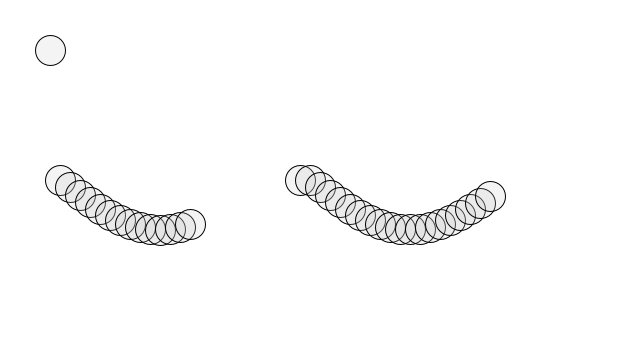
Frame 1 (no input)
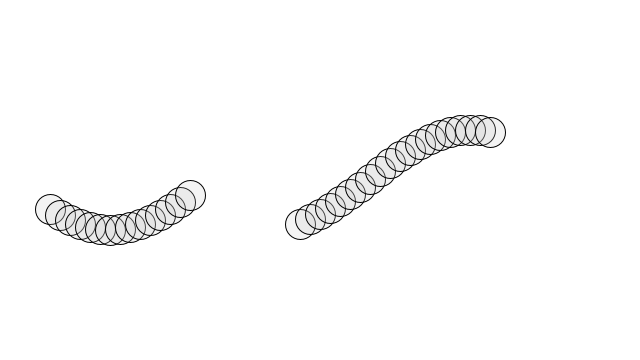
Frame 60 (the mouse pressed at the canvas centre just before this capture)
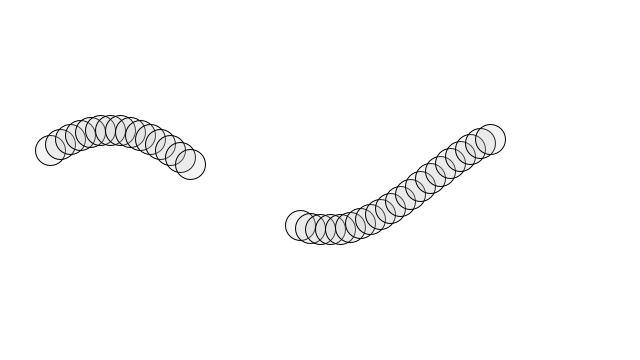
Frame 120 (the mouse held since frame 60 and released just before this capture)

The Processing sketch that drew these frames (run headless with seeded random() and noise(); from frame 60 on, the mouse is pressed at the canvas centre):

// Processing sketch: WaveOOP_notcompleted
// ── WaveOOP_notcompleted.pde
Wave wave;
Wave wave2;

void setup() {
  size(640, 360);
  wave = new Wave(300,500,height/2,201);
  wave2 = new Wave(50,200,50,200);
}

void draw() {
  background(255);
  wave.display();  
  wave2.display();
}
// ── Wave.pde
class Wave {
  float x;
  float xend;
  float y;
  float period;
  float xspacing;
  float theta;

  Wave(float x_, float xend_, float y_, float period_) {
    x = x_;
    xend = xend_;
    y = y_;
    period = period_;
    xspacing = 10;
    theta = 0;
  }

  void display() {
    for (float i =x; i<xend; i=i+xspacing) {
      fill(200, 50);
      stroke(0);
      ellipse(i, y, 30, 30);
      y = height/2+ 50*sin(theta);
      theta += (PI/period)*xspacing;
    }
  }
}
